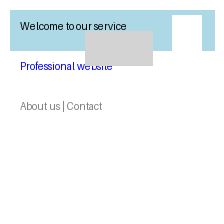
#> input picture sample_images/legitimate/sample_0_0.png, 224 x 224 px
$ python -i utils.py   (imports and definitions only)
#> lines starting #> are read from the running program, lines starting #| are printed output that depends on the picture; after the words box and inside, x2 and y2 are one past the last pixel; in counts of white or black regions, pixels touching at a corner belong together
import re
import numpy as np
from urllib.parse import urlparse
from PIL import Image
import cv2
import tldextract

# [148 lines left out: functions extract_url_features, preprocess_image, not called in this run]

def extract_visual_features(image_path):
    """
    Extract visual features from screenshot for analysis
    """
#> called with image_path = 'sample_images/legitimate/sample_0_0.png'
    try:
        # Read image using OpenCV
        img = cv2.imread(image_path)
#> img is the input picture: shape (224, 224, 3); mean B, G, R 248.4, 245.8, 240.9

        if img is None:
            raise Exception("Could not load image")

        # Convert to RGB
        img_rgb = cv2.cvtColor(img, cv2.COLOR_BGR2RGB)

        # Calculate basic visual features
        features = {
            'mean_brightness': np.mean(img_rgb),
            'std_brightness': np.std(img_rgb),
            'dominant_colors': extract_dominant_colors(img_rgb),
            'edge_density': calculate_edge_density(img),
            'color_histogram': calculate_color_histogram(img_rgb)
        }

        return features

    except Exception as e:
        raise Exception(f"Error extracting visual features: {str(e)}")

def extract_dominant_colors(image, k=5):
    """Extract dominant colors from image"""
    try:
        # Reshape image to be a list of pixels
        pixels = image.reshape(-1, 3)

        # Use k-means clustering to find dominant colors
        from sklearn.cluster import KMeans
        kmeans = KMeans(n_clusters=k, random_state=42)
        kmeans.fit(pixels)

        # Get the colors
        colors = kmeans.cluster_centers_

        # Calculate percentages
        labels = kmeans.labels_
        percentages = [np.sum(labels == i) / len(labels) for i in range(k)]

        return list(zip(colors.tolist(), percentages))

    except Exception:
        return []

def calculate_edge_density(image):
    """Calculate edge density in image"""
    try:
        # Convert to grayscale
        gray = cv2.cvtColor(image, cv2.COLOR_BGR2GRAY)
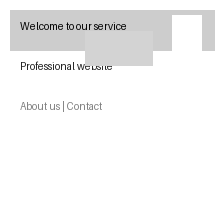
#> gray: shape (224, 224); min 1, max 255, mean 244.7

        # Apply Canny edge detection
        edges = cv2.Canny(gray, 50, 150)
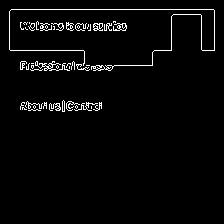
#> edges: shape (224, 224); 3% white in thin lines or dots, all inside (x1, y1, x2, y2) = (9, 9, 215, 112)

        # Calculate edge density
        edge_density = np.sum(edges > 0) / (edges.shape[0] * edges.shape[1])
#> edge_density = 0.0305

        return float(edge_density)

    except Exception:
        return 0.0

def calculate_color_histogram(image, bins=32):
    """Calculate color histogram for image"""
#> called with bins = 32
    try:
        # Calculate histogram for each channel
        hist_r = cv2.calcHist([image], [0], None, [bins], [0, 256])
#> hist_r = 32 values, max 41227 at index 31, min 13 at index 22, mean 1568
        hist_g = cv2.calcHist([image], [1], None, [bins], [0, 256])
#> hist_g = 32 values, max 41227 at index 31, min 5 at index 14, mean 1568
        hist_b = cv2.calcHist([image], [2], None, [bins], [0, 256])
#> hist_b = 32 values, max 41551 at index 31, min 3 at index 15, mean 1568

        # Normalize histograms
        hist_r = hist_r.flatten() / np.sum(hist_r)
#> hist_r = 32 values, max 0.822 at index 31, min 0.000259 at index 22, mean 0.0312
        hist_g = hist_g.flatten() / np.sum(hist_g)
#> hist_g = 32 values, max 0.822 at index 31, min 9.96e-05 at index 14, mean 0.0312
        hist_b = hist_b.flatten() / np.sum(hist_b)
#> hist_b = 32 values, max 0.828 at index 31, min 5.98e-05 at index 15, mean 0.0312

        return {
            'red': hist_r.tolist(),
            'green': hist_g.tolist(),
            'blue': hist_b.tolist()
        }

    except Exception:
        return {'red': [], 'green': [], 'blue': []}

>>> result = extract_visual_features('sample_images/legitimate/sample_0_0.png')
#> result = 5 items

$ run again, on sample_images/legitimate/sample_1006_0.png
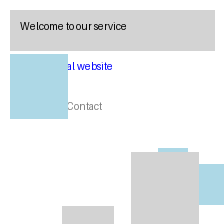
#> input picture sample_images/legitimate/sample_1006_0.png, 224 x 224 px
#> in extract_visual_features, img is the input picture: shape (224, 224, 3); mean B, G, R 238.9, 237, 232.8
#> in calculate_edge_density, `gray = cv2.cvtColor(image, cv2.COLOR_BGR2GRAY)`:
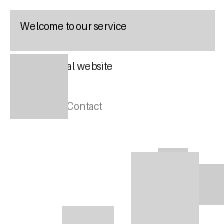
#> gray: shape (224, 224); min 1, max 255, mean 236
#> in calculate_edge_density, `edges = cv2.Canny(gray, 50, 150)`:
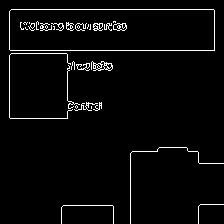
#> edges: shape (224, 224); 3.3% white in thin lines or dots
#> edge_density = 0.0334
#> in calculate_color_histogram, `hist_r = cv2.calcHist([image], [0], None, [bins], [0, 256])`: hist_r = 32 values, max 30719 at index 31, min 5 at index 27, mean 1568
#> in calculate_color_histogram, `hist_g = cv2.calcHist([image], [1], None, [bins], [0, 256])`: hist_g = 32 values, max 30719 at index 31, min 7 at index 14, mean 1568
#> in calculate_color_histogram, `hist_b = cv2.calcHist([image], [2], None, [bins], [0, 256])`: hist_b = 32 values, max 30900 at index 31, min 1 at index 27, mean 1568
#> in calculate_color_histogram, `hist_r = hist_r.flatten() / np.sum(hist_r)`: hist_r = 32 values, max 0.612 at index 31, min 9.96e-05 at index 27, mean 0.0312
#> in calculate_color_histogram, `hist_g = hist_g.flatten() / np.sum(hist_g)`: hist_g = 32 values, max 0.612 at index 31, min 0.00014 at index 14, mean 0.0312
#> in calculate_color_histogram, `hist_b = hist_b.flatten() / np.sum(hist_b)`: hist_b = 32 values, max 0.616 at index 31, min 1.99e-05 at index 27, mean 0.0312
#> result = 5 items

$ run again, on sample_images/legitimate/sample_1028_0.png
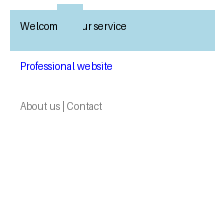
#> input picture sample_images/legitimate/sample_1028_0.png, 224 x 224 px
#> in extract_visual_features, img is the input picture: shape (224, 224, 3); mean B, G, R 249.5, 246, 238.8
#> in calculate_edge_density, `gray = cv2.cvtColor(image, cv2.COLOR_BGR2GRAY)`:
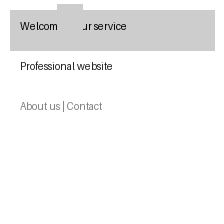
#> gray: shape (224, 224); min 1, max 255, mean 244.3
#> in calculate_edge_density, `edges = cv2.Canny(gray, 50, 150)`:
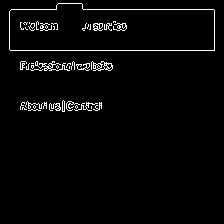
#> edges: shape (224, 224); 2.8% white in thin lines or dots, all inside (x1, y1, x2, y2) = (9, 3, 215, 112)
#> edge_density = 0.0284
#> in calculate_color_histogram, `hist_r = cv2.calcHist([image], [0], None, [bins], [0, 256])`: hist_r = 32 values, max 40964 at index 31, min 13 at index 14, mean 1568
#> in calculate_color_histogram, `hist_g = cv2.calcHist([image], [1], None, [bins], [0, 256])`: hist_g = 32 values, max 40964 at index 31, min 5 at index 14, mean 1568
#> in calculate_color_histogram, `hist_b = cv2.calcHist([image], [2], None, [bins], [0, 256])`: hist_b = 32 values, max 41335 at index 31, min 2 at index 15, mean 1568
#> in calculate_color_histogram, `hist_r = hist_r.flatten() / np.sum(hist_r)`: hist_r = 32 values, max 0.816 at index 31, min 0.000259 at index 14, mean 0.0312
#> in calculate_color_histogram, `hist_g = hist_g.flatten() / np.sum(hist_g)`: hist_g = 32 values, max 0.816 at index 31, min 9.96e-05 at index 14, mean 0.0312
#> in calculate_color_histogram, `hist_b = hist_b.flatten() / np.sum(hist_b)`: hist_b = 32 values, max 0.824 at index 31, min 3.99e-05 at index 15, mean 0.0312
#> result = 5 items

$ run again, on sample_images/legitimate/sample_1062_0.png
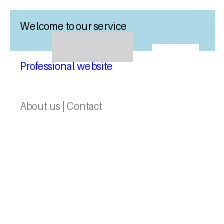
#> input picture sample_images/legitimate/sample_1062_0.png, 224 x 224 px
#> in extract_visual_features, img is the input picture: shape (224, 224, 3); mean B, G, R 248.1, 245.2, 239.8
#> in calculate_edge_density, `gray = cv2.cvtColor(image, cv2.COLOR_BGR2GRAY)`:
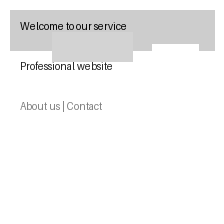
#> gray: shape (224, 224); min 1, max 255, mean 243.9
#> in calculate_edge_density, `edges = cv2.Canny(gray, 50, 150)`:
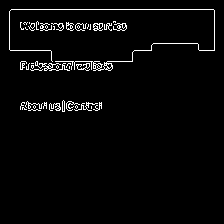
#> edges: shape (224, 224); 3% white in thin lines or dots, all inside (x1, y1, x2, y2) = (9, 9, 215, 112)
#> edge_density = 0.0299
#> in calculate_color_histogram, `hist_r = cv2.calcHist([image], [0], None, [bins], [0, 256])`: hist_r = 32 values, max 40558 at index 31, min 13 at index 22, mean 1568
#> in calculate_color_histogram, `hist_g = cv2.calcHist([image], [1], None, [bins], [0, 256])`: hist_g = 32 values, max 40558 at index 31, min 6 at index 14, mean 1568
#> in calculate_color_histogram, `hist_b = cv2.calcHist([image], [2], None, [bins], [0, 256])`: hist_b = 32 values, max 40929 at index 31, min 3 at index 15, mean 1568
#> in calculate_color_histogram, `hist_r = hist_r.flatten() / np.sum(hist_r)`: hist_r = 32 values, max 0.808 at index 31, min 0.000259 at index 22, mean 0.0312
#> in calculate_color_histogram, `hist_g = hist_g.flatten() / np.sum(hist_g)`: hist_g = 32 values, max 0.808 at index 31, min 0.00012 at index 14, mean 0.0312
#> in calculate_color_histogram, `hist_b = hist_b.flatten() / np.sum(hist_b)`: hist_b = 32 values, max 0.816 at index 31, min 5.98e-05 at index 15, mean 0.0312
#> result = 5 items
